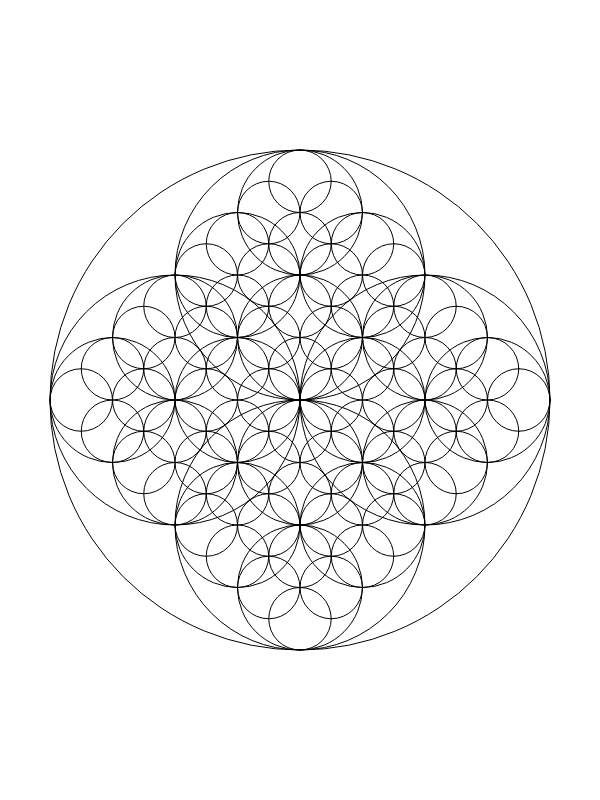
Frame 1 (no input)
Frame 2 (the mouse pressed at the canvas centre, redrawn once): identical to frame 1, image omitted

The p5.js sketch that drew this single still picture (run headless with seeded random() and noise() and a simulated clock; the mouse was pressed at the canvas centre and the sketch redrawn once):

// p5.js sketch
// ── sketch.js
function setup() {
  createCanvas(600, 800);
  background(255);
  noFill();
  drawCircle(width/2, height/2, 500);
}

function draw() {
  noLoop();
}

function drawCircle(x, y, d) {
  ellipse(x, y, d, d);

  // recursion
  if (d > 100) {
    d = d * 2/4;
    drawCircle(x + d/2, y, d);
    drawCircle(x - d/2, y, d);
    drawCircle(x, y + d/2, d);
    drawCircle(x, y - d/2, d);
  }
}












// :D
